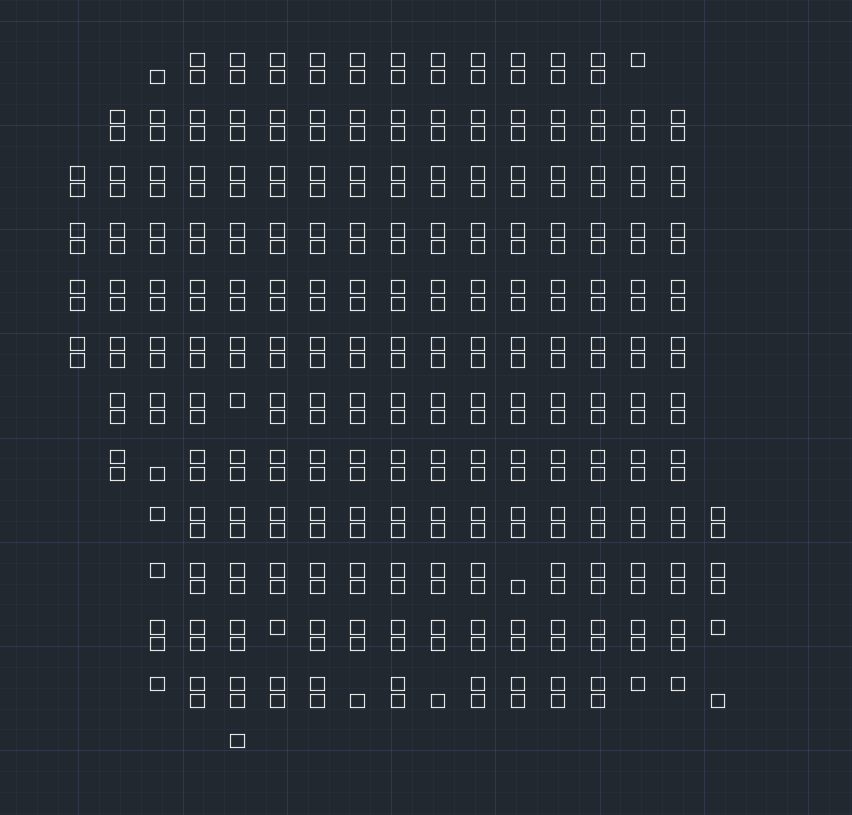
#> input picture rewards/cadConfiguration.png, 852 x 815 px
$ jupyter execute --allow-errors MicropatternAlignment.ipynb   (shell and % lines are left out)
#> lines starting #> are read from the running program, lines starting #| are printed output that depends on the picture; after the words box and inside, x2 and y2 are one past the last pixel; in counts of white or black regions, pixels touching at a corner belong together
[cell 1]
import numpy as np
import matplotlib.pyplot as plt
import cv2
import pandas as pd
import imutils

### Functions for Enumerating Corresponding Organoids Between Design and Reward Matrices

[cell 2]
df = pd.read_csv("BMS-tile-ROI-centroids.csv")
#> (reads scripting/BMS-tile-ROI-centroids.csv from the repository)
df.head()

[cell 3]
# get coordinates and sort according to y
coords = list(zip(df.XM, df.YM))
coordsYsort = sorted(coords, key = lambda x: x[1])

# make dictionary for grouping organoids
patternDict = {}
colors_used = [0,0,0,0,0,0]

# Colors used for plot and grouping organoids
colors = ['magenta','green', 'brown', 'blue','orange', 'red']
# TO BE MODIFIED: Number of organoids in each y-axis layer
orgNumYaxisAscending = [12,12,15,15,16,16,16,16,16,16,16,16,15,14,14,15,15,14,14,14,15,13,12,12,1]


plt.figure(figsize=(8,8))

num_col = len(colors)
start = 0
# loop through y axis layers, plot groups and save in dictionary
for ix, num in enumerate(orgNumYaxisAscending):
    col_ix = ix % num_col
    vals = np.array(coordsYsort[start:start+num])
    valsXsort = sorted(vals, key = lambda x: x[0])
    currColor = colors[col_ix]

    # if color not in dictionary, add color
    # else denote its index e.g. blue3
    if currColor not in patternDict:
        patternDict[currColor] = valsXsort
    else:
        key_num = colors_used[col_ix]
        newKey_num = key_num + 1
        key_name = currColor + str(newKey_num)
        patternDict[key_name] = valsXsort
        colors_used[col_ix] = newKey_num

    plt.scatter(np.array(vals)[:,0], np.array(vals)[:,1], c = currColor)
    start = start+num

# flip y axis for plotting purposes
ax = plt.gca()
ax.set_ylim(ax.get_ylim()[::-1])
plt.show()
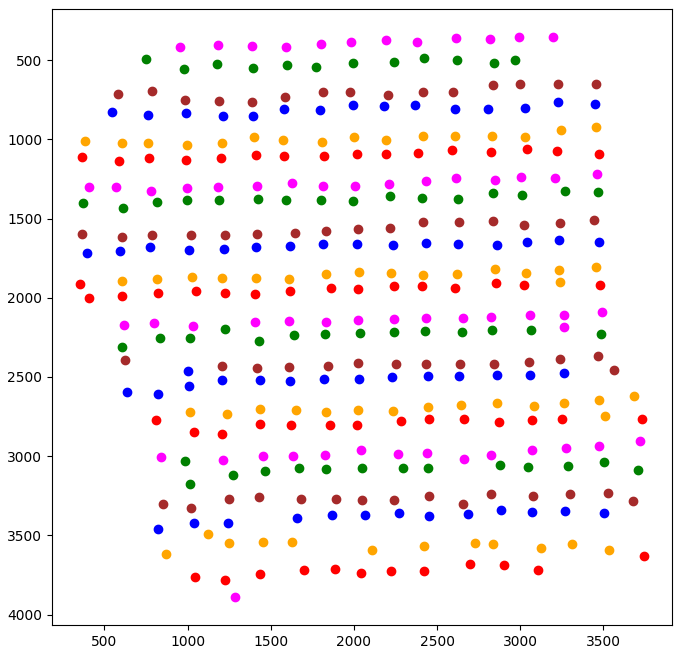
#> figure drawn by matplotlib, 1 panel

[cell 4]
# swap coordinates between groups
def swap(str1, int1, str2, int2):
    patternDict[str1][int1], patternDict[str2][int2] = patternDict[str2][int2], patternDict[str1][int1]
# move coordinate to a group
def move(str1, int1, str2):
    popEl = patternDict[str1].pop(int1)
    patternDict[str2].append(popEl)
    patternDict[str2] = sorted(patternDict[str2], key = lambda x: x[0])

**Validating swap and move**

[cell 5]
patternDict

[cell 6]
len(patternDict['magenta'])

[cell 7]
swap('magenta', 0, 'green', 0)

[cell 8]
patternDict

[cell 9]
len(patternDict['magenta'])

[cell 10]
move('green', 0, 'magenta')

[cell 11]
patternDict

[cell 12]
len(patternDict['magenta'])

[cell 13]
len(patternDict['green'])

### TO DO: Generalize above function to work on CAD and Initial State MicroPattern

[cell 14]
import matplotlib.pyplot as plt
import numpy as np

fig = plt.figure()
ax=fig.add_subplot(111)
plt.plot([0,5],[0,6], alpha=0)
plt.xlim([-1,6])
plt.ylim([-1,6])

for i in range(6):
    for j in range(6):
        an = plt.annotate("o",xy=(j,i), picker=5)

dataLog = []

def onclick(event):
    event.artist.set_text("o")
    val = input("Enter value from [g,r,b]: ")
    event.artist.set_color(val)
    event.artist.set_rotation(20)
    # really kill the text
    #event.artist.set_visible(False)
    # or really REALLY kill it with:
    #event.artist.remove()
    fig.canvas.draw()
    data = np.fromstring(fig.canvas.tostring_rgb(), dtype=np.uint8, sep='')
    data = data.reshape(fig.canvas.get_width_height()[::-1] + (3,))
    dataLog.append(data)


cid = fig.canvas.mpl_connect('pick_event', onclick)

plt.show()
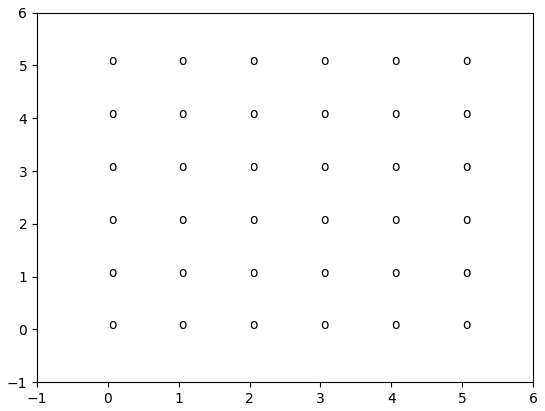
#> figure drawn by matplotlib, 1 panel

[cell 15]
im_cad = cv2.imread("cadConfiguration.png",0)
#> im_cad: shape (815, 852); min 38, max 252, mean 44.9
im_pat = cv2.imread("cvMask.png",0)
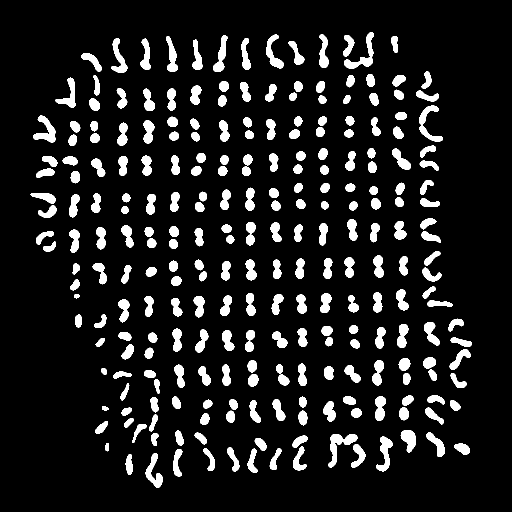
#> input picture rewards/cvMask.png, 1024 x 1024 px (shown at 1/2 size)
#> im_pat: shape (1024, 1024); 11% white; 257 white regions, largest, box (x1, y1, x2, y2) and area: (656, 868, 715, 935) 1342, (688, 64, 748, 138) 1265, (838, 211, 886, 283) 1130

[cell 16]
plt.figure(figsize=(8,8))
plt.imshow(im_cad)
plt.show()

[cell 17]
# PAIRED ARRAY

b1 = np.ones((13,17))
b2 = np.ones((12,17))
res1_lo = np.argwhere(b1 == 1)
res2_lo = np.argwhere(b2 == 1)
res1_empty = np.array(
    [0,1,2,15,16,17,
     17*2-1,17*3-1,17*4-1,17*5-1,17*6-1,
     17*6,17*7-1,17*7,17*7+2,17*8-1,
     17*8,17*8+1,17*9,17*9+1,17*9+11,
     17*10,17*10+1,17*11,17*11+1,17*11+7,17*11+9,
     17*12-1,17*12,17*12+1,17*12+2,17*12+3,17*12+5,
     17*12+6,17*12+7,17*12+8,17*12+9,17*12+10,17*12+11,
     17*12+12,17*12+13,17*12+14,17*12+15,17*12+16])
res2_empty = np.array(
    [0,1,14,15,16,17,
     17*2-1,17*3-1,17*4-1,17*5-1,17*6-1,
     17*6,17*6+4,17*7-1,17*7,17*8-1,
     17*8,17*8+1,17*8+2,17*9,17*9+1,17*9+2,
     17*10,17*10+1,17*10+5,17*11-1,17*11,
     17*11+2,17*11+14,17*11+15])

print(res1_lo.shape[0], res1_lo.shape[0]-res1_empty.size)
print(res2_lo.shape[0], res2_lo.shape[0]-res2_empty.size)

res1_lo = np.delete(res1_lo, res1_empty, axis=0)
res2_lo = np.delete(res2_lo, res2_empty, axis=0)

print(res1_lo.shape[0])
print(res2_lo.shape[0])

res1 = np.array([np.array([yi*850, xi*600])+500 for yi, xi in res1_lo])
res2 = np.array([np.array([yi*850, xi*600])+500 for yi, xi in res2_lo])

im = np.zeros((11000, 11000))
for k in range(res1.shape[0]):
    y, x = res1[k][0], res1[k][1]
    im[y:y+200,x:x+200] = 1
for k in range(res2.shape[0]):
    y, x = res2[k][0], res2[k][1]
    im[y+250:y+450,x:x+200] = 1
plt.figure()
plt.imshow(im, plt.cm.gray)
plt.show()

# RANDOM ARRAY
# each pixel is 200 x 200 micron (150 x 150 micron square with 25 µm padding)
# overall patterning area is 8000 x 8000 micron (40 x 40 pixels)
# 1/16 of pixels (100/1600 pixels) are filled on average

np.random.seed(3) # set random seed for reproducibility
f = 1/16
a = np.random.rand(40,40)
b = np.where(a < f, 1, 0) # binary image
plt.figure()
plt.imshow(b, plt.cm.gray)

# generate full array, where each pixel is now 1 x 1 micron
res_lo = np.argwhere(b == 1)
res = res_lo*200+25
#> (the rest of this cell did not finish here and is left out)

[cell 18]
x = [1,2,3,1,2,3,1,2,3,3,4,5]
y = [2,2,2,4,4,4,6,6,6,8,8,8]
c_ = ['b', 'b', 'b', 'g','g', 'g','r', 'r','r','b', 'b', 'b']

for i, (x,y) in enumerate(zip(x,y)):
        an = plt.scatter(x,y,c=c_[i],picker=5)
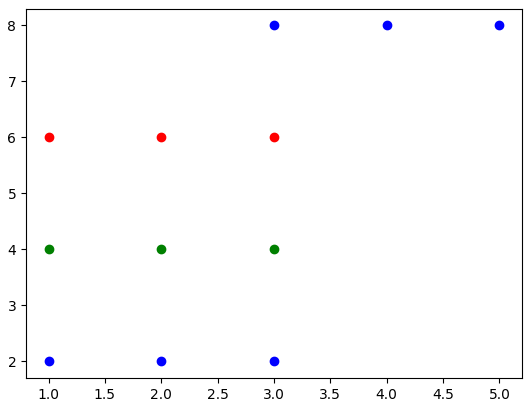
#> figure drawn by matplotlib, 1 panel
